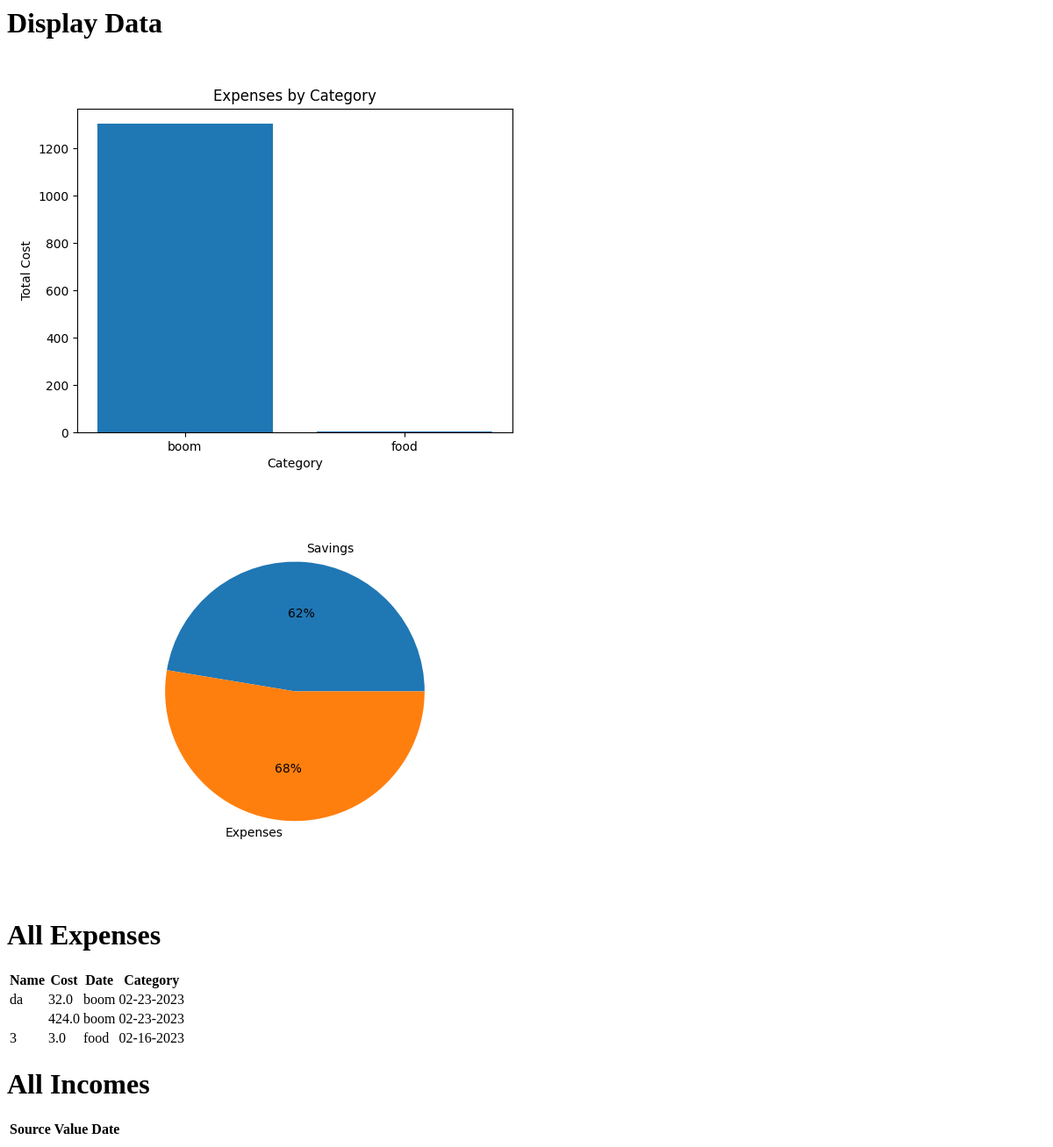
Page /display on the earlier database version.
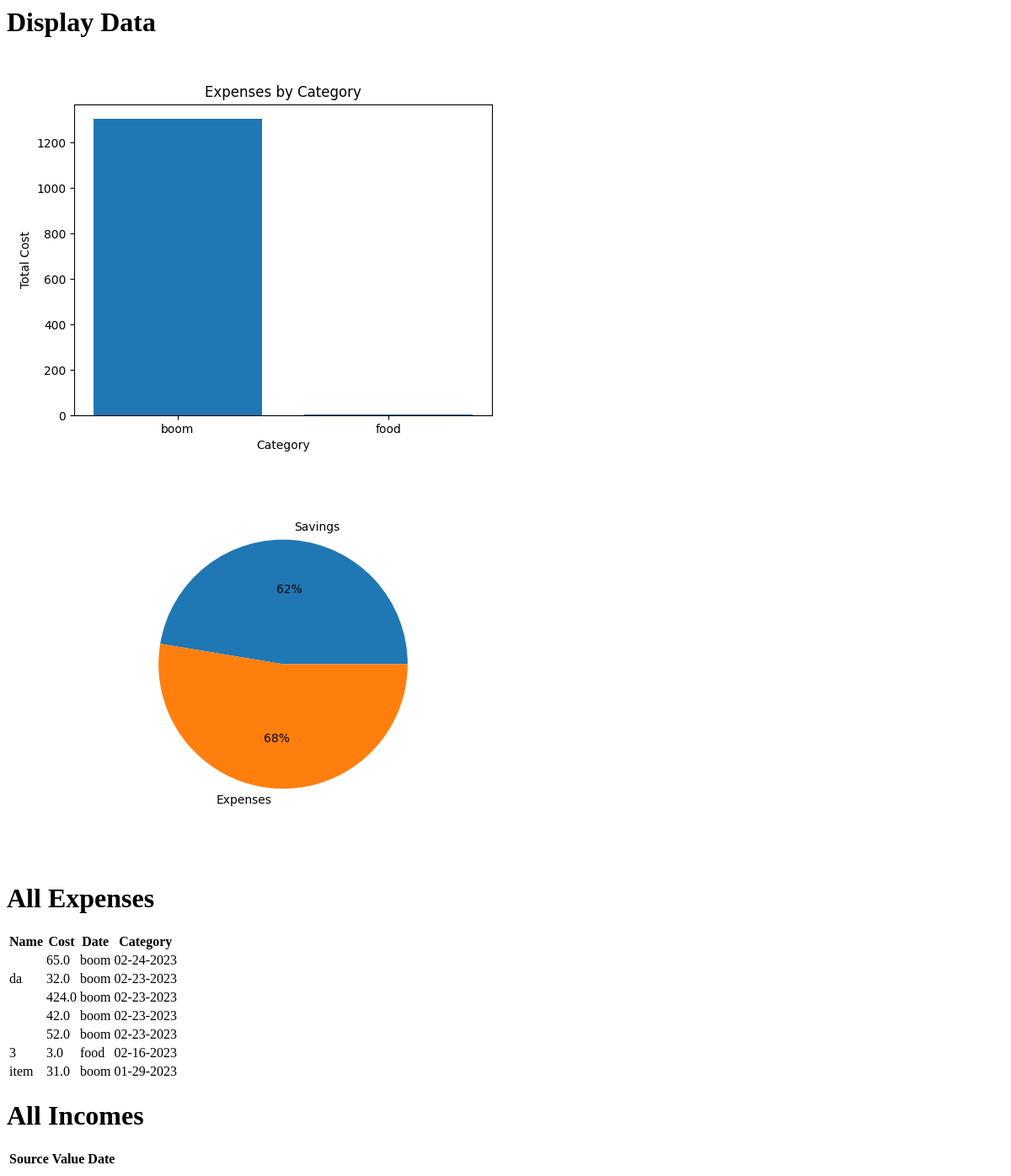
Same page on the later database version.
### main.py (models this page shows)
class Expense(db.Model):
    id = db.Column(db.Integer, primary_key=True)
    name = db.Column(db.String(80), nullable=False)
    cost = db.Column(db.Float, nullable=False)
    date = db.Column(db.Date, nullable=False)
    category = db.Column(db.String(50), nullable=False)

### main.py (the view, shortened to what this page needs)
@app.route('/display')
def display():
    expenses = sum(expense.cost for expense in Expense.query.all())
    income = sum(income.value for income in Income.query.all())
    savings = abs(income - expenses)
    sizes = [savings, expenses]
    labels = ["Savings", "Expenses"]
    fig, ax = plt.subplots()
    ax.pie(sizes, labels=labels, autopct=lambda p: '{:.0f}%'.format(p * income / 100))
    pieChartFile = 'static/pieChart.png'
    plt.savefig(pieChartFile)
    categories = list(set(expense.category for expense in Expense.query.all()))
    totalCosts = []
    for category in categories:
        expenses = Expense.query.filter_by(category=category)
        total = sum(expense.cost for expense in expenses)
        totalCosts.append(total)
    fig, ax = plt.subplots()
    ax.bar(categories, totalCosts)
    ax.set_xlabel('Category')
    ax.set_ylabel('Total Cost')
    ax.set_title('Expenses by Category')
    chart_file = 'static/chart.png'
    plt.savefig(chart_file)
    expenses = Expense.query.order_by(Expense.date.desc()).all()
    incomes = Income.query.order_by(Income.date.desc()).all()
    return render_template('display_data.html',chart_file=chart_file, pieChartFile=pieChartFile, expenses=expenses, incomes=incomes)

### Templates/display_data.html (shortened to what this page needs)
<h1>Display Data</h1>
<img src="{{ chart_file }}" alt="Expenses by Category">
<img src="{{ pieChartFile }}" alt="Savings">
</body>
<h1>All Expenses</h1>
<table>
  <tr>
    <th>Name</th>
    <th>Cost</th>
    <th>Date</th>
    <th>Category</th>
  </tr>
  {% for expense in expenses %}
    <tr>
      <td>{{ expense.name }}</td>
      <td>{{ expense.cost }}</td>
      <td>{{ expense.category }}</td>
      <td>{{ expense.date.strftime('%m-%d-%Y') }}</td>
    </tr>
  {% endfor %}
</table>
<h1>All Incomes</h1>
<table>
<tr>
  <th>Source</th>
  <th>Value</th>
  <th>Date</th>
</tr>
</table>

Differences in the rows shown:
added Expense: cost "65.0", category "boom", date "02-24-2023"
added Expense: cost "42.0", category "boom", date "02-23-2023"
added Expense: cost "52.0", category "boom", date "02-23-2023"
added Expense: name "item", cost "31.0", category "boom", date "01-29-2023"
